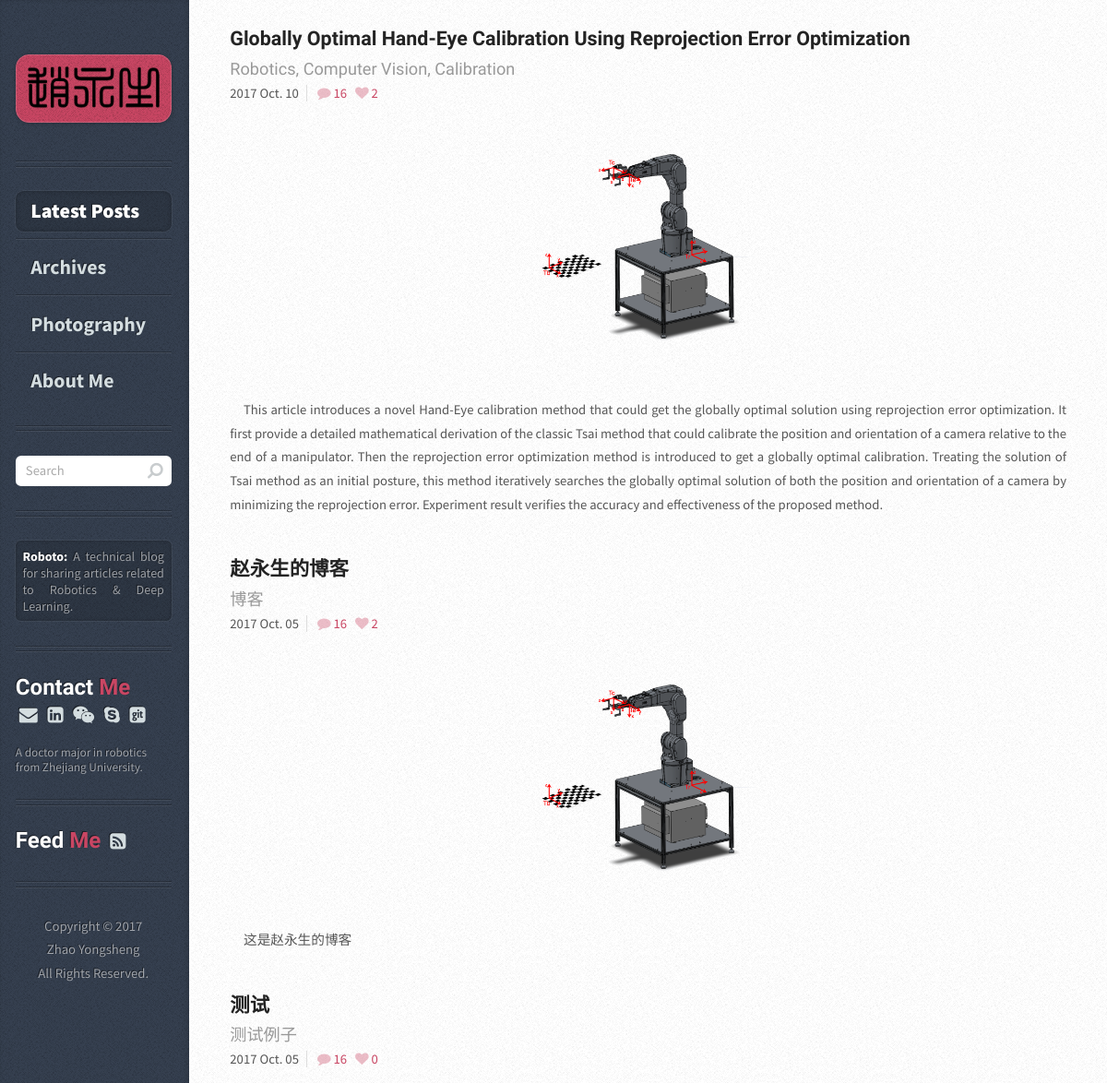
Before: / (upper part) with the older database file.
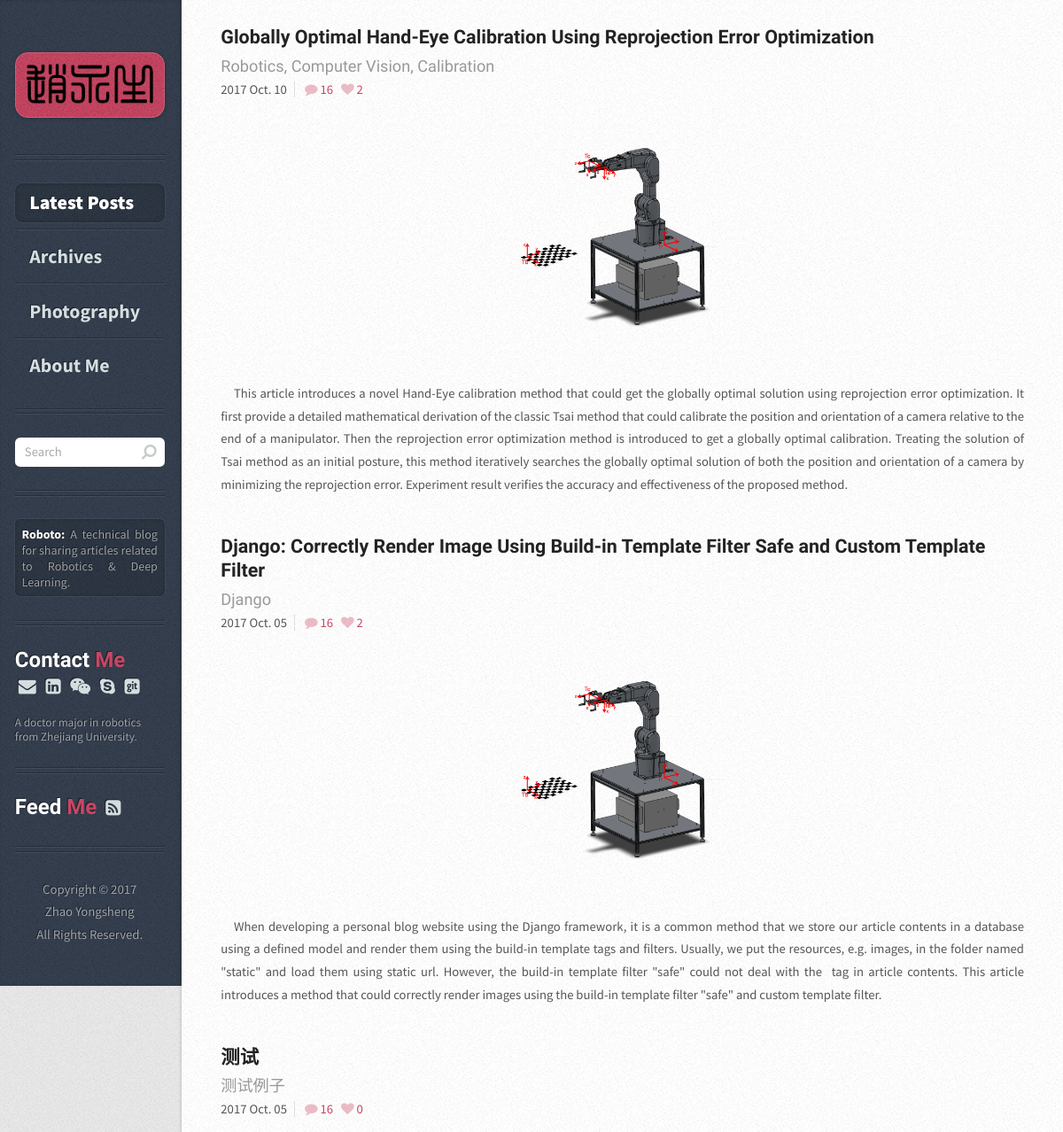
After: the same page with the newer database file.
### article/models.py (models this page shows, shortened)
class Article(models.Model):
    title = models.CharField(max_length=100)  # 博客题目
    category = models.CharField(max_length=50, blank=True)  # 博客标签
    lovecount = models.IntegerField(default=0)  # 博客点赞数量
    date_time = models.DateTimeField(auto_now_add=True)  # 博客日期
    abstract = models.TextField(blank=True, null=True)  # 博客文章简介
    content = models.TextField(blank=True, null=True)  # 博客文章正文
    cover = models.CharField(max_length=75, blank=True)  # 博客封面
    class Meta:  # 按时间下降排序
        ordering = ['-date_time']

### article/views.py (the view)
# urls.py: 2. Add a URL to urlpatterns:  url(r'^$', views.home, name='home')
def home(request):
        post_list = Article.objects.all()  # 获取全部的Article对象
        post_num = len(post_list)+30
        page_num = int(math.ceil(post_num/3.0))
        if page_num > 4:
            page_max = page_num     # 两种模式，一种小于等于4页；一种大于4页
        else:
            page_max = 0
        if post_num > 3:
            return render(request, 'index.html', {'post_list': post_list[0:3], 'page_num': range(1, page_num+1), 'page_max': page_max, 'currt_pg': 1})
        else:
            return render(request, 'index.html', {'post_list': post_list, 'page_num': range(1, page_num+1), 'page_max': page_max, 'currt_pg': 1})

### templates/index.html (shortened to what this page needs)
	{% extends "base.html" %}
{% load static %}
{% block content_post %}
{% for post in post_list%}
    <article class="box post post-excerpt">
      <header>
        <h2><a href="{% url "article" id=post.id %}">{{ post.title }}</a></h2>
        <p style="margin-left: -1em">{{ post.category }}</p>
      </header>
      <div class="info">
        <span class="date">
          <span class="year">{{post.date_time.year}}</span>
          {% if post.date_time.month == 1 %}
              <span class="month">Jan.</span>
          {% elif post.date_time.month == 2 %}
              <span class="month">Feb.</span>
          {% elif post.date_time.month == 3 %}
              <span class="month">Mar.</span>
          {% elif post.date_time.month == 4 %}
              <span class="month">Apr.</span>
          {% elif post.date_time.month == 5 %}
              <span class="month">May.</span>
          {% elif post.date_time.month == 6 %}
              <span class="month">Jun.</span>
          {% elif post.date_time.month == 7 %}
              <span class="month">Jul.</span>
          {% elif post.date_time.month == 8 %}
              <span class="month">Aug.</span>
          {% elif post.date_time.month == 9 %}
              <span class="month">Sep.</span>
          {% elif post.date_time.month == 10 %}
              <span class="month">Oct.</span>
          {% elif post.date_time.month == 11 %}
              <span class="month">Mov.</span>
          {% else %}
              <span class="month">Dec.</span>
          {% endif %}
          {% if post.date_time.day < 10 %}
              <span class="month">0{{post.date_time.day}}</span>
          {% else %}
              <span class="month">{{post.date_time.day}}</span>
          {% endif %}
        </span>
        <ul class="stats" style="padding:0em; margin:0em">
          <li><a href="#" class="icon fa-comment">16</a></li>
          <li><a href="javascript:void(0)" class="icon fa-heart" onclick="addLove({{post.id}})" id="a_love_{{post.id}}" >{{ post.lovecount }}</a></li>
        </ul>
      </div>
      <a href="#" class="image featured"><img src="{% static post.cover %}" max-width=600px alt="" /></a>
      <p>{{ post.abstract | safe }}</p>
    </article>
{% endfor %}
{% endblock %}
{% block content_nav %}
<li class="current"><a href="{% url "home" %}">Latest Posts</a></li>
<li><a href="{% url "archives" %}">Archives</a></li>
<li><a href="{% url "photography" %}">Photography</a></li>
<li><a href="{% url "about_me" %}">About Me</a></li>
{% endblock%}

Changed rows visible on the page:
changed Article: title "赵永生的博客" → "Django: Correctly Render Image Using Build-in Template Filter Safe and Custom Template Filter"; category "博客" → "Django"; abstract "这是赵永生的博客" → "When developing a personal blog website using the Django framework, it is a common method that we store our article contents in a database using a defined model and render them using the build-in template tags and filters. Usually, we put the resources, e.g. images, in the folder named \"static\" and load them using static url. However, the build-in template filter \"safe\" could not deal with the tag in article contents. This article introduces a method that could correctly render images using the build-in template filter \"safe\" and custom template filter."
